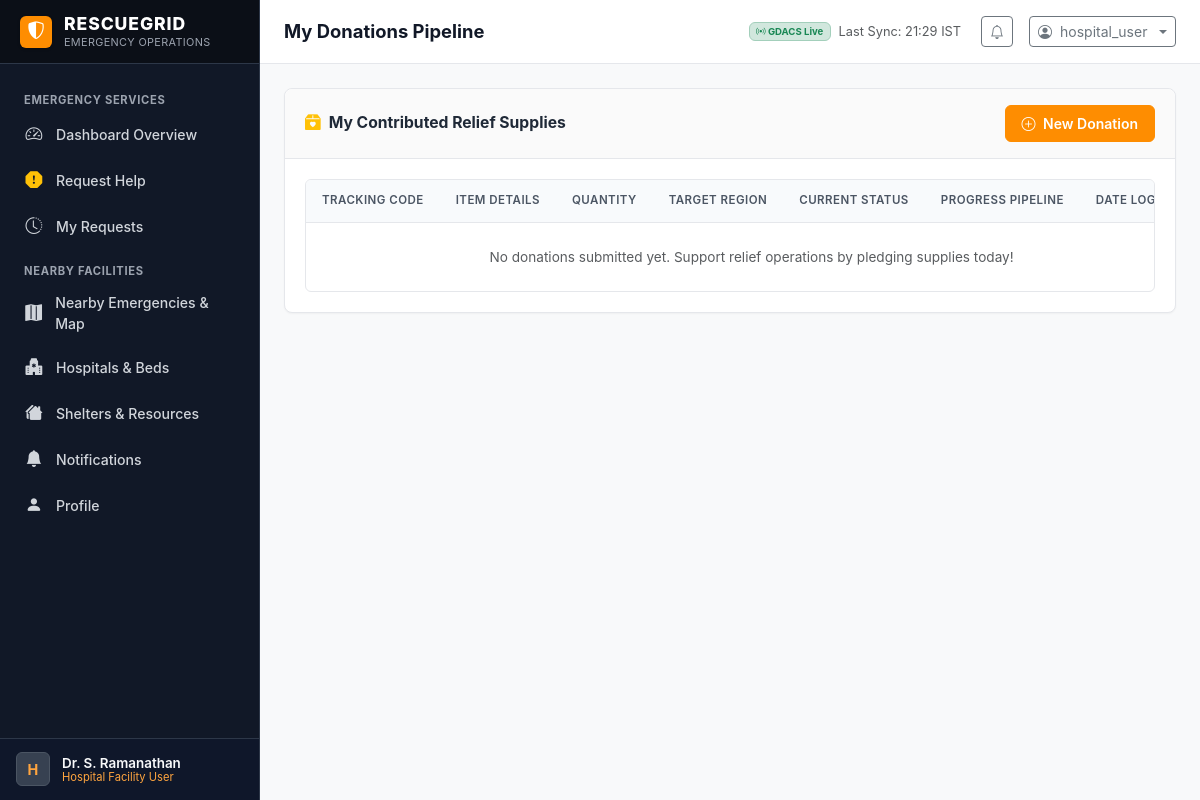
Page /donor/my-donations/ (signed in) on the committed database.
### core/models.py (models this page shows, shortened)
class User(AbstractUser):
    ROLE_ADMIN = 'ADMIN'
    ROLE_USER = 'USER'
    ROLE_DONOR = 'DONOR'
    ROLE_CHOICES = [
        (ROLE_ADMIN, 'Admin / Operations Coordinator'),
        (ROLE_USER, 'Affected Person / Hospital User'),
        (ROLE_DONOR, 'Relief Donor / Sponsor'),
    ]
    SUBTYPE_AFFECTED_PERSON = 'AFFECTED_PERSON'
    SUBTYPE_HOSPITAL = 'HOSPITAL'
    SUBTYPE_DONOR_INDIVIDUAL = 'DONOR_INDIVIDUAL'
    SUBTYPE_DONOR_ORG = 'DONOR_ORG'
    SUBTYPE_CHOICES = [
        (SUBTYPE_AFFECTED_PERSON, 'Affected Person / Citizen'),
        (SUBTYPE_HOSPITAL, 'Hospital / Medical Center User'),
        (SUBTYPE_DONOR_INDIVIDUAL, 'Individual Donor'),
        (SUBTYPE_DONOR_ORG, 'Relief Organization / NGO'),
    ]
    role = models.CharField(max_length=20, choices=ROLE_CHOICES, default=ROLE_USER, db_index=True)
    user_subtype = models.CharField(max_length=30, choices=SUBTYPE_CHOICES, default=SUBTYPE_AFFECTED_PERSON)
    phone = models.CharField(max_length=20, blank=True)
    organization_name = models.CharField(max_length=150, blank=True)
    address = models.TextField(blank=True)
    city = models.CharField(max_length=100, blank=True)
    district = models.CharField(max_length=100, blank=True, default='Chennai')
    state = models.CharField(max_length=100, default='Tamil Nadu')
    latitude = models.FloatField(null=True, blank=True)
    longitude = models.FloatField(null=True, blank=True)
    def is_admin_user(self):
        return self.role == self.ROLE_ADMIN or self.is_superuser or self.is_staff
    def is_hospital_subtype(self):
        return self.user_subtype == self.SUBTYPE_HOSPITAL
    def get_role_display_badge(self):
        if self.is_admin_user():
            return "Operations Administrator"
        elif self.role == self.ROLE_DONOR:
            return "Relief Donor"
        elif self.is_hospital_subtype():
            return "Hospital Facility User"
        return "Affected Citizen / User"

### gdacs_integration/models.py (models this page shows, shortened)
class GDACSSyncLog(models.Model):
    STATUS_SUCCESS = 'SUCCESS'
    STATUS_FAILED = 'FAILED'
    STATUS_CHOICES = [
        (STATUS_SUCCESS, 'Success'),
        (STATUS_FAILED, 'Failed'),
    ]
    sync_time = models.DateTimeField(auto_now_add=True)
    status = models.CharField(max_length=20, choices=STATUS_CHOICES, db_index=True)
    events_synced = models.IntegerField(default=0)
    india_events_count = models.IntegerField(default=0)
    tamil_nadu_events_count = models.IntegerField(default=0)
    error_message = models.TextField(blank=True, null=True)
    class Meta:
        ordering = ['-sync_time']
        verbose_name = 'GDACS Sync Log'
        verbose_name_plural = 'GDACS Sync Logs'

### relief/views.py (the view)
# urls.py: path('donor/my-donations/', relief_views.donor_my_donations, name='donor_my_donations'),
@login_required
def donor_my_donations(request):
    from core.views import ensure_demo_data
    ensure_demo_data()
    donations = Donation.objects.filter(donor=request.user).order_by('-created_at')
    return render(request, 'donor/my_donations.html', {
        'donations': donations,
    })

### core/context_processors.py (called while the page is built)
def rescuegrid_global_context(request):
    unread_count = 0
    if request.user.is_authenticated:
        unread_count = Notification.objects.filter(recipient=request.user, is_read=False).count()
    gdacs_status = get_latest_sync_status()
    return {
        'APP_NAME': 'RESCUEGRID',
        'APP_TAGLINE': 'Multi-Region Emergency Response & Relief Platform for India',
        'CURRENT_TIME': timezone.now(),
        'UNREAD_NOTIFICATIONS_COUNT': unread_count,
        'GDACS_SUMMARY': gdacs_status,
        'PRIMARY_COLOR': '#FE8D01',
        'SECONDARY_COLOR': '#FFA53F',
    }

### gdacs_integration/services.py (called while the page is built)
def get_latest_sync_status():
    last_log = GDACSSyncLog.objects.order_by('-sync_time').first()
    last_success_log = GDACSSyncLog.objects.filter(status=GDACSSyncLog.STATUS_SUCCESS).order_by('-sync_time').first()
    return {
        'last_attempt': last_log.sync_time if last_log else None,
        'status': last_log.status if last_log else 'NEVER_SYNCED',
        'error_message': last_log.error_message if last_log and last_log.status == GDACSSyncLog.STATUS_FAILED else None,
        'last_successful_sync': last_success_log.sync_time if last_success_log else None,
        'total_events': GDACSEvent.objects.count(),
        'india_events': GDACSEvent.objects.filter(is_india=True).count(),
        'tamil_nadu_events': GDACSEvent.objects.filter(is_tamil_nadu=True).count(),
    }

### templates/donor/my_donations.html (shortened to what this page needs)
{% extends 'base.html' %}
{% block page_title %}My Donations Pipeline{% endblock %}
{% block content %}
<div class="rg-card">
  <div class="rg-card-header">
    <h3 class="rg-card-title">
      <i class="bi bi-box2-heart-fill text-warning"></i> My Contributed Relief Supplies
    </h3>
    <a href="{% url 'donor_donate' %}" class="btn btn-sm btn-rg-primary">
      <i class="bi bi-plus-circle me-1"></i> New Donation
    </a>
  </div>
  <div class="rg-card-body">
    <div class="rg-table-wrapper">
      <table class="rg-table">
        <thead>
          <tr>
            <th>Tracking Code</th>
            <th>Item Details</th>
            <th>Quantity</th>
            <th>Target Region</th>
            <th>Current Status</th>
            <th>Progress Pipeline</th>
            <th>Date Logged</th>
          </tr>
        </thead>
        <tbody>
          {% if donations %}
            {% for d in donations %}
              <tr>
                <td><strong>{{ d.tracking_code }}</strong></td>
                <td>
                  <strong>{{ d.item_name }}</strong>
                  <div class="text-muted small">{{ d.get_category_display }}</div>
                </td>
                <td><strong>{{ d.quantity }}</strong> {{ d.unit }}</td>
                <td>{{ d.target_region }}</td>
                <td>
                  <span class="rg-badge rg-badge-{{ d.status|lower }}">{{ d.status }}</span>
                </td>
                <td>
                  <div class="d-flex align-items-center gap-1" style="font-size: 0.7rem;">
                    <span class="badge {% if d.status == 'Submitted' or d.status == 'Verified' or d.status == 'Received' or d.status == 'Allocated' or d.status == 'Delivered' %}bg-success{% else %}bg-light text-muted border{% endif %}">1. Sub</span>
                    <span>&rsaquo;</span>
                    <span class="badge {% if d.status == 'Verified' or d.status == 'Received' or d.status == 'Allocated' or d.status == 'Delivered' %}bg-success{% else %}bg-light text-muted border{% endif %}">2. Ver</span>
                    <span>&rsaquo;</span>
                    <span class="badge {% if d.status == 'Received' or d.status == 'Allocated' or d.status == 'Delivered' %}bg-success{% else %}bg-light text-muted border{% endif %}">3. Rec</span>
                    <span>&rsaquo;</span>
                    <span class="badge {% if d.status == 'Allocated' or d.status == 'Delivered' %}bg-success{% else %}bg-light text-muted border{% endif %}">4. All</span>
                    <span>&rsaquo;</span>
                    <span class="badge {% if d.status == 'Delivered' %}bg-success{% else %}bg-light text-muted border{% endif %}">5. Del</span>
                  </div>
                </td>
                <td class="text-muted small">{{ d.created_at|date:"d M Y, H:i" }}</td>
              </tr>
            {% endfor %}
          {% else %}
            <tr>
              <td colspan="7" class="text-center py-4 text-muted">
                No donations submitted yet. Support relief operations by pledging supplies today!
              </td>
            </tr>
          {% endif %}
        </tbody>
      </table>
    </div>
  </div>
</div>
{% endblock %}

### templates/base.html (shortened to what this page needs)
{% load static %}
<!DOCTYPE html>
<html lang="en">
<head>
  <link href="https://cdn.jsdelivr.net/npm/bootstrap@5.3.3/dist/css/bootstrap.min.css" rel="stylesheet">
  <link rel="stylesheet" href="https://cdn.jsdelivr.net/npm/bootstrap-icons@1.11.3/font/bootstrap-icons.min.css">
  <link rel="stylesheet" href="https://unpkg.com/leaflet@1.9.4/dist/leaflet.css" />
  <link rel="stylesheet" href="{% static 'css/rescuegrid.css' %}">
</head>
<body>
<div class="rg-app-container">
  <aside class="rg-sidebar" id="rgSidebar">
    <a href="{% url 'dashboard_redirect' %}" class="rg-sidebar-brand">
      <div class="rg-brand-symbol">
        <i class="bi bi-shield-shaded"></i>
      </div>
      <div class="rg-brand-text">
        <span class="rg-brand-title">{{ APP_NAME }}</span>
        <span class="rg-brand-subtitle">Emergency Operations</span>
      </div>
    </a>
    <div class="rg-sidebar-menu">
      {% if user.is_authenticated %}
        {% if user.is_admin_user %}
          <div class="rg-nav-group-title">Command & Control</div>
          <a href="{% url 'admin_dashboard' %}" class="rg-nav-link {% if request.resolver_match.url_name == 'admin_dashboard' %}active{% endif %}">
            <i class="bi bi-speedometer2"></i> Operations Dashboard
          </a>
          <a href="{% url 'admin_emergencies' %}" class="rg-nav-link {% if request.resolver_match.url_name == 'admin_emergencies' %}active{% endif %}">
            <i class="bi bi-exclamation-triangle-fill"></i> Emergencies
          </a>
          <a href="{% url 'admin_map' %}" class="rg-nav-link {% if request.resolver_match.url_name == 'admin_map' %}active{% endif %}">
            <i class="bi bi-map-fill"></i> Multi-Region Map
          </a>
          <a href="{% url 'admin_gdacs' %}" class="rg-nav-link {% if request.resolver_match.url_name == 'admin_gdacs' %}active{% endif %}">
            <i class="bi bi-broadcast-pin"></i> GDACS Disaster Feed
          </a>
          <div class="rg-nav-group-title">Relief & Resources</div>
          <a href="{% url 'admin_resources' %}" class="rg-nav-link {% if request.resolver_match.url_name == 'admin_resources' %}active{% endif %}">
            <i class="bi bi-boxes"></i> Inventory & Stock
          </a>
          <a href="{% url 'admin_donations' %}" class="rg-nav-link {% if request.resolver_match.url_name == 'admin_donations' %}active{% endif %}">
            <i class="bi bi-heart-fill"></i> Donations Pipeline
          </a>
          <a href="{% url 'admin_facilities' %}" class="rg-nav-link {% if request.resolver_match.url_name == 'admin_facilities' %}active{% endif %}">
            <i class="bi bi-hospital"></i> Hospitals & Shelters
          </a>
          <a href="{% url 'admin_responders' %}" class="rg-nav-link {% if request.resolver_match.url_name == 'admin_responders' %}active{% endif %}">
            <i class="bi bi-people-fill"></i> Responders
          </a>
          <div class="rg-nav-group-title">Analytics & System</div>
          <a href="{% url 'analytics_dashboard' %}" class="rg-nav-link {% if request.resolver_match.url_name == 'analytics_dashboard' %}active{% endif %}">
            <i class="bi bi-graph-up-arrow"></i> Priority & Allocation
          </a>
          <a href="{% url 'admin_database_records' %}" class="rg-nav-link {% if request.resolver_match.url_name == 'admin_database_records' %}active{% endif %}">
            <i class="bi bi-database"></i> Database Records
          </a>
          <a href="{% url 'notifications_list' %}" class="rg-nav-link {% if request.resolver_match.url_name == 'notifications_list' %}active{% endif %}">
            <i class="bi bi-bell-fill"></i> Notifications
          </a>
        {% else %}
          <div class="rg-nav-group-title">Emergency Services</div>
          <a href="{% url 'user_dashboard' %}" class="rg-nav-link {% if request.resolver_match.url_name == 'user_dashboard' %}active{% endif %}">
            <i class="bi bi-speedometer2"></i> Dashboard Overview
          </a>
          <a href="{% url 'request_help' %}" class="rg-nav-link {% if request.resolver_match.url_name == 'request_help' %}active{% endif %}">
            <i class="bi bi-exclamation-octagon-fill text-warning"></i> Request Help
          </a>
          <a href="{% url 'my_requests' %}" class="rg-nav-link {% if request.resolver_match.url_name == 'my_requests' %}active{% endif %}">
            <i class="bi bi-clock-history"></i> My Requests
          </a>
          <div class="rg-nav-group-title">Nearby Facilities</div>
          <a href="{% url 'user_map' %}" class="rg-nav-link {% if request.resolver_match.url_name == 'user_map' %}active{% endif %}">
            <i class="bi bi-map-fill"></i> Nearby Emergencies & Map
          </a>
          <a href="{% url 'user_hospitals' %}" class="rg-nav-link {% if request.resolver_match.url_name == 'user_hospitals' %}active{% endif %}">
            <i class="bi bi-hospital-fill"></i> Hospitals & Beds
          </a>
          <a href="{% url 'user_shelters' %}" class="rg-nav-link {% if request.resolver_match.url_name == 'user_shelters' %}active{% endif %}">
            <i class="bi bi-houses-fill"></i> Shelters & Resources
          </a>
          <a href="{% url 'notifications_list' %}" class="rg-nav-link {% if request.resolver_match.url_name == 'notifications_list' %}active{% endif %}">
            <i class="bi bi-bell-fill"></i> Notifications
          </a>
          <a href="{% url 'user_profile' %}" class="rg-nav-link {% if request.resolver_match.url_name == 'user_profile' %}active{% endif %}">
            <i class="bi bi-person-fill"></i> Profile
          </a>
        {% endif %}
      {% endif %}
    </div>
    <div class="rg-sidebar-footer">
      {% if user.is_authenticated %}
        <div class="rg-sidebar-user">
          <div class="rg-user-avatar">
            {{ user.username|first|upper }}
          </div>
          <div class="rg-user-info">
            <div class="rg-user-name">{{ user.get_full_name|default:user.username }}</div>
            <div class="rg-user-role-label">{{ user.get_role_display_badge }}</div>
          </div>
        </div>
      {% else %}
        <a href="{% url 'login' %}" class="btn btn-rg-primary w-100 btn-sm">Login</a>
      {% endif %}
    </div>
  </aside>
  <div class="rg-main-wrapper">
    <header class="rg-header">
      <div class="rg-header-left">
        <h1 class="rg-page-title">{% block page_title %}Operations Overview{% endblock %}</h1>
      </div>
      <div class="rg-header-right">
        <div class="d-none d-md-flex align-items-center me-2 text-muted" style="font-size: 0.8rem;">
          {% if GDACS_SUMMARY.status == 'SUCCESS' %}
            <span class="badge bg-success-subtle text-success border border-success-subtle me-2">
              <i class="bi bi-broadcast"></i> GDACS Live
            </span>
            <span>Last Sync: {{ GDACS_SUMMARY.last_successful_sync|date:"H:i" }} IST</span>
          {% elif GDACS_SUMMARY.status == 'FAILED' %}
            <span class="badge bg-danger-subtle text-danger border border-danger-subtle me-2">
              <i class="bi bi-exclamation-triangle"></i> GDACS Sync Issue
            </span>
          {% else %}
            <span class="badge bg-secondary-subtle text-secondary me-2">
              <i class="bi bi-circle"></i> GDACS Ready
            </span>
          {% endif %}
        </div>
        {% if user.is_authenticated %}
          <a href="{% url 'notifications_list' %}" class="btn btn-sm btn-outline-secondary position-relative me-1" title="Notifications">
            <i class="bi bi-bell"></i>
          </a>
          <div class="dropdown">
            <button class="btn btn-sm btn-outline-secondary dropdown-toggle d-flex align-items-center gap-2" type="button" data-bs-toggle="dropdown" aria-expanded="false">
              <i class="bi bi-person-circle"></i>
              <span class="d-none d-sm-inline">{{ user.username }}</span>
            </button>
          </div>
        {% else %}
          <a href="{% url 'login' %}" class="btn btn-sm btn-rg-primary">Sign In</a>
        {% endif %}
      </div>
    </header>
    <main class="rg-content">
      {% block content %}{% endblock %}
    </main>
  </div>
</div>
</body>
</html>

### rows in the picture
User: username|first "H", get_full_name "Dr. S. Ramanathan", get_role_display_badge "Hospital Facility User", username "hospital_user"
GDACSSyncLog: last_successful_sync "21:29"

### other values in the picture
{{ APP_NAME }} "RESCUEGRID"
